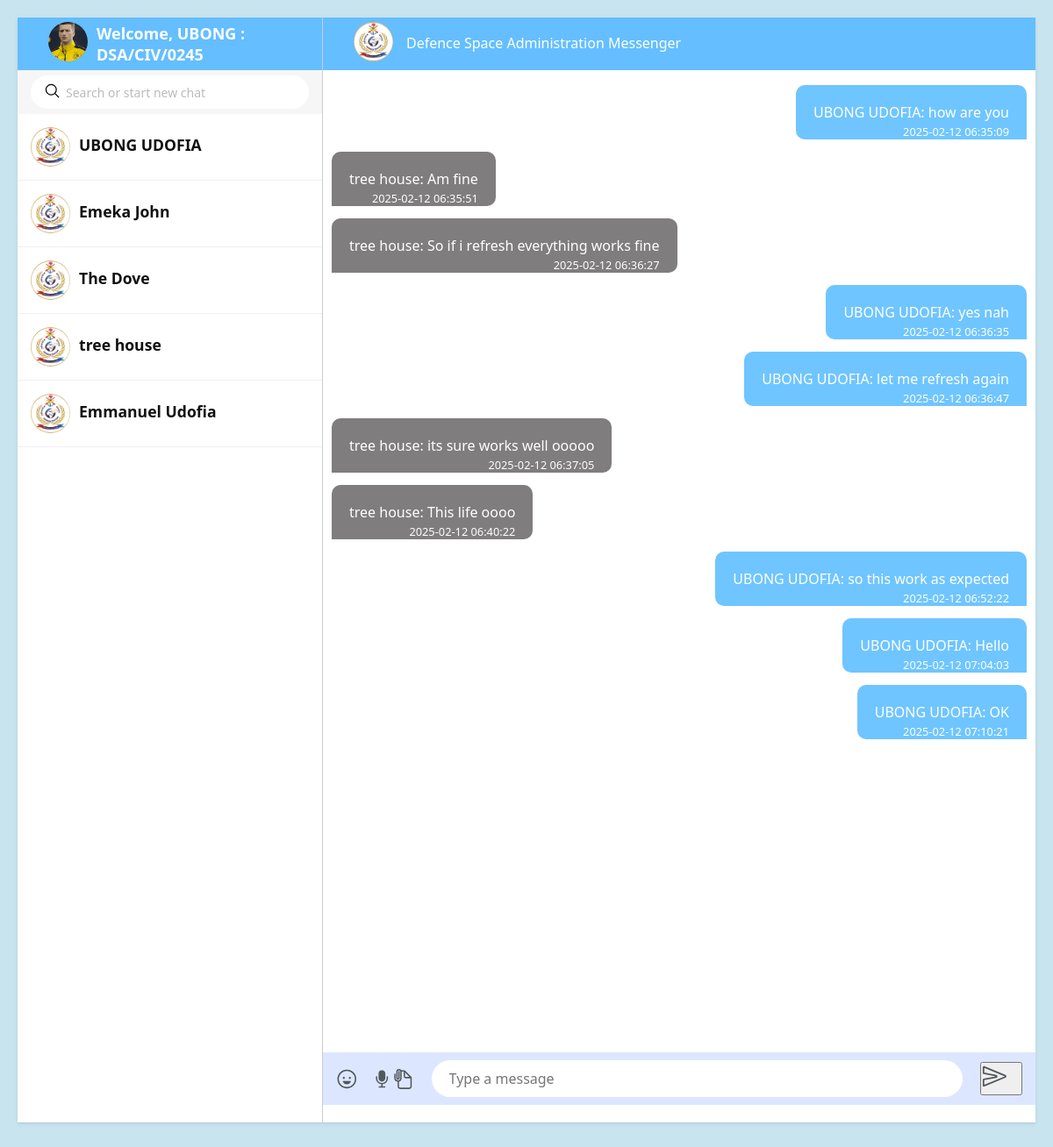
Screenshot of /chat/10 (signed in) with the database file from the repository.
### tables this page shows
CREATE TABLE users (
    id INTEGER PRIMARY KEY AUTOINCREMENT,
    staffid TEXT UNIQUE NOT NULL,
    firstname TEXT NOT NULL,
    lastname TEXT NOT NULL,
    directorate TEXT NOT NULL,  -- Stores the selected directorate
    password TEXT NOT NULL,
    timestamp DATETIME DEFAULT CURRENT_TIMESTAMP
);

CREATE TABLE messages (
    id INTEGER PRIMARY KEY AUTOINCREMENT,
    user_id INTEGER,  -- Sender of the message
    group_id INTEGER, -- The group the message belongs to
    message TEXT NOT NULL,
    timestamp DATETIME DEFAULT CURRENT_TIMESTAMP,
    FOREIGN KEY (user_id) REFERENCES users(id),
    FOREIGN KEY (group_id) REFERENCES groups(id)
);

### app.py (the view)
@app.route('/chat/<int:group_id>')
def chat_page(group_id):
    if 'user_id' not in session:
        return redirect(url_for('login'))
    user_id = session['user_id']
    staffid = session.get('staffid')
    firstname = session.get('firstname')
    group = get_group_by_id(group_id)
    if not group:
        return "Group not found", 404
    conn = get_db_connection()
    cursor = conn.cursor()
    cursor.execute("""
        SELECT u.firstname, u.lastname, u.directorate
        FROM users u
        JOIN user_groups ug ON u.id = ug.user_id
        WHERE ug.group_id = ?
    """, (group_id,))
    users = cursor.fetchall()
    cursor.execute("""
        SELECT messages.id, messages.user_id, users.firstname, users.lastname,
               messages.message, messages.timestamp
        FROM messages
        JOIN users ON messages.user_id = users.id
        WHERE messages.group_id = ?
        ORDER BY messages.timestamp ASC
    """, (group_id,))
    messages = cursor.fetchall()  # ✅ This is now correct
    conn.close()
    return render_template('chat.html', group=group, messages=messages, users=users,
                           user_id=user_id, firstname=firstname, staffid=staffid,
                           format_timestamp=format_timestamp, group_id=group_id)

### app.py (called while the page is built)
def get_db_connection():
    conn = sqlite3.connect('chatdatabase.db', check_same_thread=False, timeout=10)
    conn.row_factory = sqlite3.Row
    return conn

def get_group_by_id(group_id):
    conn = get_db_connection()
    cursor = conn.cursor()
    cursor.execute("SELECT * FROM groups WHERE id = ?", (group_id,))
    group = cursor.fetchone()  # Returns a tuple (id, name)
    conn.close()
    return group

### templates/chat.html (shortened to what this page needs)
<!DOCTYPE html>
<html lang="en">
<head>
    <link rel="stylesheet" href="{{ url_for('static', filename='styles.css')}}" />
</head>
<body>
    <div class="container">
        <div class="leftSide">
            <div class="header">
                <div class="userimg">
                    <img src="{{ url_for('static', filename='images/ava5.jpg') }}" alt="" class="cover">
                </div>
                <div class="user-info">
                    <p>Welcome, {{ firstname }} : {{ staffid }}</p>
                </div>
            </div>
            <div class="search_chat">
                <div>
                    <input type="text" placeholder="Search or start new chat">
                    <ion-icon name="search-outline"></ion-icon>
                </div>
            </div>
            <span class="chatlist">
                {% for user in users %}
                <span class="block">
                    <div class="imgBox">
                        <img src="{{ url_for('static', filename='images/dsa-logo.jfif') }}" class="cover" alt="">
                    </div>
                    <div class="details">
                        <div class="listHead">
                            <h4>{{ user.firstname }} {{ user.lastname }}</h4>
                        </div>
                    </div>
                </span>
                {% endfor %}
            </span>
            <div class="chatlist">
            </div>
        </div>
        <div class="rightSide">
            <div class="header">
                <div class="imgText">
                    <div class="userimg">
                        <img src="{{ url_for('static', filename='images/dsa-logo.jfif') }}" alt="" class="cover">
                    </div>
                    <h4>Defence Space Administration Messenger</h4>
                </div>
            </div>
            <div class="chatbox" id="chatbox">
                {% for message in messages %}
                <div
                    class="message-wrapper {% if message[1]|string == user_id|string %}outgoing-message{% else %}incoming-message{% endif %}">
                    <div class="message-bubble">
                        <p class="message-text">
                            <strong>{{ message[2] or 'Unknown' }} {{ message[3] or '' }}:</strong> {{ message[4] }}
                        </p>
                        <span class="timestamp">{{ message[5] }}</span>
                    </div>
                </div>
                {% endfor %}
            </div>
            <div class="chat_input">
                <ion-icon name="happy-outline"></ion-icon>
                <ion-icon name="mic"></ion-icon>
                <ion-icon name="document-attach-outline"></ion-icon>
                <input type="text" id="messageInput" placeholder="Type a message" required>
                <button id="sendButton">
                    <ion-icon name="send-outline"></ion-icon>
                </button>
            </div>
        </div>
    </div>
</body>
</html>

### static/styles.css (style rules this page uses)
* { margin: 0; padding: 0; box-sizing: border-box; font-family: 'Inter', sans-serif; }
body { min-height: 100vh; display: flex; justify-content: center; align-items: center; justify-content: center; background-color: #C7E4EF; padding: 20px; font-family: 'Segoe UI', Tahoma, Geneva, Verdana, sans-serif; color: var(--slate-700); }
.container { position: relative; width: 1298px; max-width: 100%; height: calc(100vh - 40px); background: #fff; box-shadow: 0 1px 1px rgba(0, 0, 0, 0.06), 0 2px 5px 0 rgba(0, 0, 0, 0.06); display: flex; }
.container .leftSide { position: relative; flex: 30%; background: #fff; border-right: 1px solid rgba(0, 0, 0, 0.2); }
.container .rightSide { position: relative; flex: 70%; }
.container .rightSide::before { content: ""; position: absolute; top: 0; left: 0; width: 100%; height: 100%; }
.header { position: relative; width: 100%; height: 60px; background: #64beff; display: flex; justify-content: start; align-items: center; padding: 0 35px; }
.userimg img { position: relative; width: 45px; height: 45px; overflow: hidden; border-radius: 50%; cursor: pointer; }
.user-info p { font-size: 18px; font-weight: bold; color: #ffffff; padding: 10px; }
.cover { position: absolute; top: 0; left: 0; width: 100%; height: 100%; object-fit: cover; }
.search_chat { position: relative; width: 100%; height: 50px; background: #f6f6f6; display: flex; justify-content: center; align-items: center; padding: 0 15px; }
.search_chat div { width: 100%; }
.search_chat div input { width: 100%; outline: none; border: none; background: #fff; padding: 6px; height: 38px; border-radius: 30px; font-size: 14px; padding-left: 40px; }
.search_chat div input::placeholder { color: #bbb; }
.search_chat div ion-icon { position: absolute; left: 30px; top: 14px; font-size: 1.2em; }
.chatlist { position: relative; height: calc(100% - 110px); overflow: auto; }
.chatlist .block { position: relative; width: 100%; display: flex; align-items: center; padding: 15px; border-bottom: 1px solid rgba(0, 0, 0, 0.06); cursor: pointer; }
.chatlist .block .imgBox { position: relative; min-width: 45px; height: 45px; overflow: hidden; border-radius: 50%; margin-right: 10px; }
.chatlist .block .details { position: relative; width: 100%; }
.chatlist .block .details .listHead { display: flex; justify-content: space-between; margin-bottom: 5px; }
.chatlist .block .details .listHead h4 { font-size: 1.1em; font-weight: 600; color: #111; }
.imgText { position: relative; display: flex; justify-content: center; align-items: center; }
.imgText h4 { font-weight: 500; line-height: 1.2em; margin-left: 15px; color: #fff; }
.chatbox { position: relative; width: 100%; height: calc(100% - 120px); padding: 10px; overflow-y: auto; display: flex; flex-direction: column; background-color: #fff; }
.chat_input { position: relative; width: 100%; height: 60px; background: #dce7ff; padding: 15px; display: flex; justify-content: space-between; align-items: center; margin-top: -20px; }
.chat_input ion-icon { cursor: pointer; font-size: 1.8em; color: #51585c; }
.chat_input ion-icon:nth-child(1) { margin-right: 15px; }
.chat_input input { position: relative; width: 90%; margin: 0 20px; padding: 10px 20px; border: none; outline: none; border-radius: 30px; font-size: 1em; }
.message-wrapper { display: flex; align-items: flex-end; justify-content: flex-start; }
.message-bubble { max-width: 80%; padding: 15px; border-radius: 10px; position: relative; margin: 7px 0; }
.timestamp { font-size: 0.8em; color: #fff; position: absolute; bottom: 0; right: 10px; }
p.message-text { padding: 5px; }
span.timestamp { padding: 0px 10px; }
.message-wrapper.outgoing-message { justify-content: flex-end; }
.message-wrapper.outgoing-message .message-bubble { background-color: #6fc5ff; color: white; border-bottom-right-radius: 0; }
.message-wrapper.incoming-message { justify-content: flex-start; }
.message-wrapper.incoming-message .message-bubble { background-color: #7f7d7d; color: white; border-bottom-left-radius: 0; }
.message-bubble { word-wrap: break-word; }

### rows the page displays
users: firstname "UBONG", staffid "DSA/CIV/0245", lastname "UDOFIA"
users: firstname "Emeka", lastname "John"
users: firstname "The", lastname "Dove"
users: firstname "tree", lastname "house"
users: firstname "Emmanuel", lastname "Udofia"
messages: firstname "UBONG", lastname "UDOFIA", message "how are you", timestamp "2025-02-12 06:35:09"
messages: firstname "tree", lastname "house", message "Am fine", timestamp "2025-02-12 06:35:51"
messages: firstname "tree", lastname "house", message "So if i refresh everything works fine", timestamp "2025-02-12 06:36:27"
messages: firstname "UBONG", lastname "UDOFIA", message "yes nah", timestamp "2025-02-12 06:36:35"
messages: firstname "UBONG", lastname "UDOFIA", message "let me refresh again", timestamp "2025-02-12 06:36:47"
messages: firstname "tree", lastname "house", message "its sure works well ooooo", timestamp "2025-02-12 06:37:05"
messages: firstname "tree", lastname "house", message "This life oooo", timestamp "2025-02-12 06:40:22"
messages: firstname "UBONG", lastname "UDOFIA", message "so this work as expected", timestamp "2025-02-12 06:52:22"
messages: firstname "UBONG", lastname "UDOFIA", message "Hello", timestamp "2025-02-12 07:04:03"
messages: firstname "UBONG", lastname "UDOFIA", message "OK", timestamp "2025-02-12 07:10:21"
